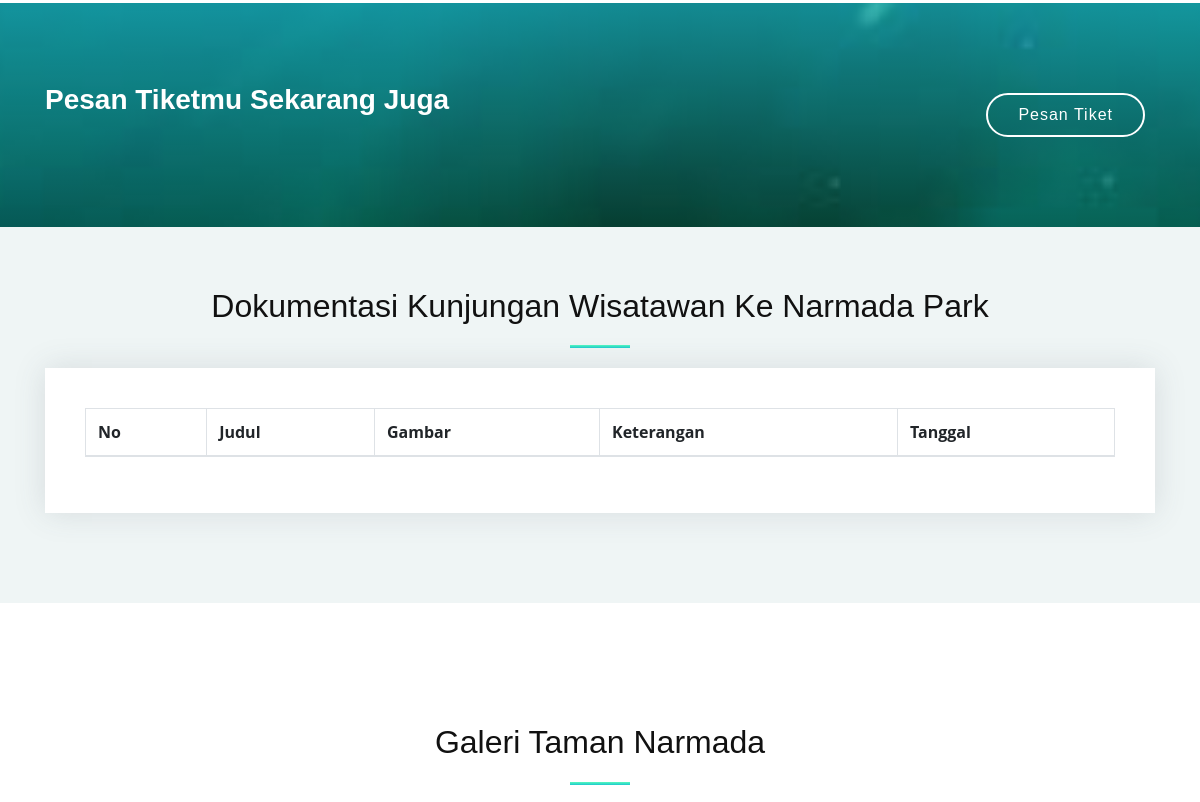
Before: / (middle part) with the older database file.
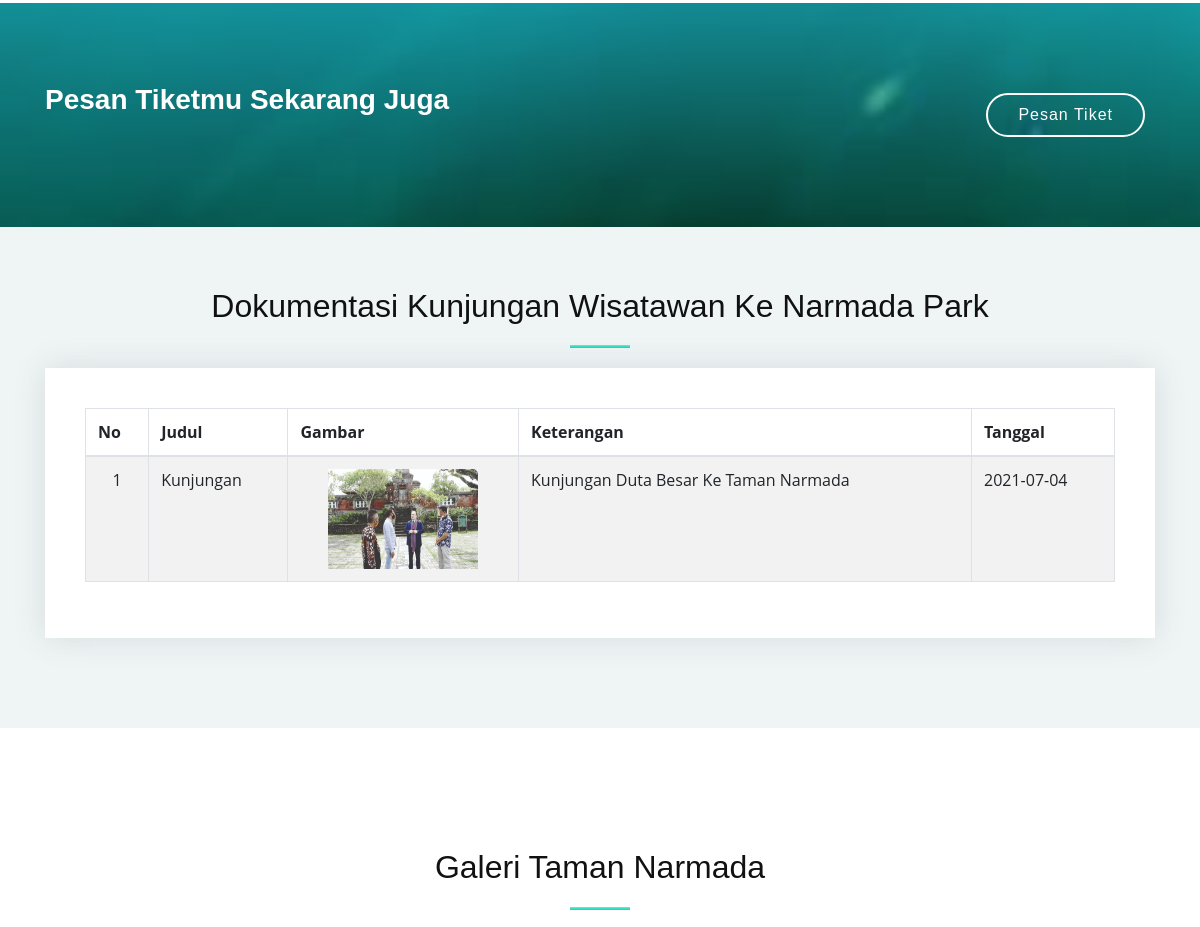
After: the same page with the newer database file.
### tables this page shows
CREATE TABLE `tabel_informasi` (
  `id_informasi` int(11) NOT NULL,
  `judul` varchar(225) NOT NULL,
  `gambar` varchar(255) NOT NULL,
  `ket` text NOT NULL,
  `tanggal` date NOT NULL
);

### application/controllers/user/Beranda.php (called while the page is built, shortened)
<?php
class beranda extends CI_Controller {
	public function __construct()
	{
		$this->load->model('informasi_model', 'im');
	}
	public function index()
	{
		$model['user'] = $this->im->listing();
		$data = array('title' => 'Narmada Park',
			'isi' => 'user/body');
		$this->load->view('user/header', $data, FALSE);
		$this->load->view('user/body',$model);
		$this->load->view('user/footer', FALSE);
	}
}

### index.php (called while the page is built, shortened)
<?php
require_once BASEPATH.'core/CodeIgniter.php';

### application/models/Informasi_model.php (called while the page is built, shortened)
<?php
class Informasi_model extends CI_Model {
	public function listing()
	{
		$this->db->select('*');
		$this->db->from('tabel_informasi');
		$this->db->order_by('id_informasi','asc');
		$query = $this->db->get();
		return $query->result();
	}
}

### application/views/user/body.php (the view, shortened to what this page needs)
<body>
  <main id="main">
    <section id="call-to-action">
      <div class="container">
        <div class="row">
          <div class="col-lg-9 text-center text-lg-left">
            <h3 class="cta-title">Pesan Tiketmu Sekarang Juga</h3>
          </div>
          <div class="col-lg-3 cta-btn-container text-center">
            <a class="cta-btn align-middle" href="<?php echo base_url('user/Pengunjung_user') ?>">Pesan Tiket</a>
          </div>
        </div>
      </div>
    </section>
    <section id="more-features" class="section-bg">
      <div class="container">
        <div class="section-header">
          <h3 class="section-title">Dokumentasi Kunjungan Wisatawan Ke Narmada Park</h3>
          <span class="section-divider"></span>
        </div>
        <div class="row">
          <div class="col-12">
            <div class="box wow fadeInLeft">
             <table id="example1" class="table table-bordered table-striped">
              <thead>
                <tr>
                  <th>No</th>
                  <th>Judul </th>
                  <th>Gambar</th>
                  <th>Keterangan</th>
                  <th>Tanggal</th>
                </tr>
              </thead>
              <tbody>
                <?php $no=1; foreach ( $user as $key){ ?>
                  <tr>
                    <td class="text-center"><?php echo $no ?></td>
                    <td><?php echo $key->judul ?></td>
                    <td class="text-center"> <img src="<?= base_url('assets/upload/informasi/')?><?php echo $key->gambar ?>" width="150px" height="100px"></td>
                    <td><?php echo $key->ket ?></td>
                    <td><?php echo $key->tanggal ?></td>
                  </tr>
                  <?php $no++; } ?>
                </tbody>
              </table>
            </div>
          </div>
        </div>
      </div>
    </section>
    <section id="clients">
    </section>
    <section id="gallery">
      <div class="container-fluid">
        <div class="section-header">
          <h3 class="section-title">Galeri Taman Narmada</h3>
          <span class="section-divider"></span>
        </div>
      </div>
    </section>
  </main>

### application/views/user/header.php (shortened to what this page needs)
<head>
  <link href="<?php echo base_url('') ?>assets/assets/vendor/bootstrap/css/bootstrap.min.css" rel="stylesheet">
  <link href="<?php echo base_url('') ?>assets/assets/vendor/ionicons/css/ionicons.min.css" rel="stylesheet">
  <link href="<?php echo base_url('') ?>assets/assets/vendor/animate.css/animate.min.css" rel="stylesheet">
  <link href="<?php echo base_url('') ?>assets/assets/vendor/font-awesome/css/font-awesome.min.css" rel="stylesheet">
  <link href="<?php echo base_url('') ?>assets/assets/vendor/venobox/venobox.css" rel="stylesheet">
  <link href="<?php echo base_url('') ?>assets/assets/css/style.css" rel="stylesheet">
</head>

### application/views/user/footer.php (shortened to what this page needs)
</body>
</html>

### assets/assets/css/style.css (style rules this page uses)
body { background: #fff; color: #666666; font-family: "Open Sans", sans-serif; overflow-x: hidden; }
a { color: #1dc8cd; transition: 0.5s; }
h1, h2, h3, h4, h5, h6 { font-family: "Montserrat", sans-serif; font-weight: 400; margin: 0 0 20px 0; padding: 0; }
.section-header .section-title { font-size: 32px; color: #111; text-align: center; font-weight: 400; }
.section-header .section-divider { display: block; width: 60px; height: 3px; background: #1dc8cd; background: linear-gradient(0deg, #1dc8cd 0%, #55fabe 100%); margin: 0 auto; margin-bottom: 20px; }
.section-bg { background: #eff5f5; }
#call-to-action { overflow: hidden; background: linear-gradient(rgba(29, 200, 205, 0.65), rgba(29, 205, 89, 0.2)), url(../img/call-to-action-bg.jpg) fixed center center; background-size: cover; padding: 80px 0; }
#call-to-action .cta-title { color: #fff; font-size: 28px; font-weight: 700; }
@media (min-width: 769px) { #call-to-action .cta-btn-container { display: flex; align-items: center; justify-content: flex-end; } }
#call-to-action .cta-btn { font-family: "Montserrat", sans-serif; font-weight: 500; font-size: 16px; letter-spacing: 1px; display: inline-block; padding: 8px 30px; border-radius: 25px; transition: background 0.5s; margin: 10px; border: 2px solid #fff; color: #fff; }
#more-features { padding: 60px 0 60px 0; overflow: hidden; }
#more-features .box { padding: 40px; margin-bottom: 30px; box-shadow: 0px 0px 30px rgba(73, 78, 92, 0.15); background: #fff; transition: 0.4s; }
#clients { padding: 30px 0; background: #fff; overflow: hidden; }
#gallery { background: #fff; padding: 60px 0 0 0; overflow: hidden; }
#gallery .container-fluid { padding: 0px; }

Changed rows visible on the page:
added tabel_informasi: judul "Kunjungan", gambar (picture), ket "Kunjungan Duta Besar Ke Taman Narmada", tanggal "2021-07-04"
